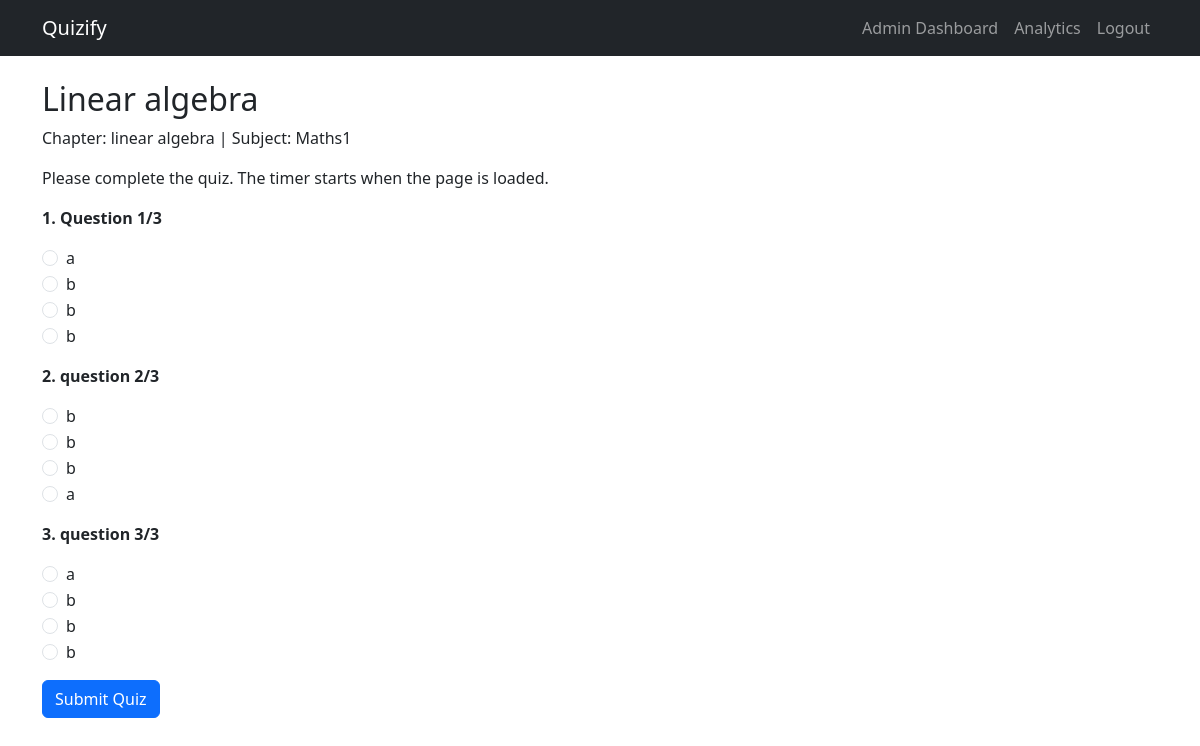
/user/take_quiz/2 (signed in), run on the app's committed database.
### models.py (models this page shows)
class Quiz(db.Model):
    __tablename__ = 'quiz'
    quiz_id = db.Column(db.Integer, primary_key=True)
    quiz_name = db.Column(db.String(50), nullable=False)
    chapter_id = db.Column(db.Integer, db.ForeignKey('chapters.chapter_id'))
    questions = db.relationship('Question', backref='quiz', cascade='all, delete-orphan')

class Chapter(db.Model):
    __tablename__ = 'chapters'
    chapter_id = db.Column(db.Integer, primary_key=True)
    chapter_name = db.Column(db.String(20), nullable=False)
    subject_id = db.Column(db.Integer, db.ForeignKey('subjects.subject_id'))
    quizzes = db.relationship('Quiz', backref=db.backref('chapter', lazy=True))

class Subject(db.Model):
    __tablename__ = 'subjects'
    subject_id = db.Column(db.Integer, primary_key=True)
    subject_name = db.Column(db.String(20), nullable=False)
    degree_id = db.Column(db.Integer, db.ForeignKey('degree_level.degree_id'))
    degree = db.relationship('Degree_level', backref=db.backref('subjects', lazy=True))
    chapters = db.relationship('Chapter', backref=db.backref('subject', lazy=True))

class Question(db.Model):
    __tablename__ = 'questions'
    question_id = db.Column(db.Integer, primary_key=True)
    question = db.Column(db.Text, nullable=False)
    quiz_id = db.Column(db.Integer, db.ForeignKey('quiz.quiz_id'))
    options = db.relationship('Option', backref='question', cascade='all, delete-orphan')

class Option(db.Model):
    __tablename__ = 'options'
    option_id = db.Column(db.Integer, primary_key=True)
    option_text = db.Column(db.Text, nullable=False)  # THIS WAS MISSING
    is_correct = db.Column(db.Boolean, nullable=False)
    question_id = db.Column(db.Integer, db.ForeignKey('questions.question_id'))

### controllers/user.py (the view)
@user.route('/take_quiz/<int:quiz_id>', methods=['GET'])
@login_required
def take_quiz(quiz_id):
    quiz = Quiz.query.get_or_404(quiz_id)
    session['quiz_start_time'] = datetime.datetime.now().isoformat()
    return render_template('user/take_quiz.html', quiz=quiz)

### controllers/user.py (called while the page is built)
def login_required(f):
    @wraps(f)
    def decorated_function(*args, **kwargs):
        if 'user_id' not in session:
            flash('Please log in first.', 'error')
            return redirect(url_for('auth.login'))
        return f(*args, **kwargs)
    return decorated_function

### templates/user/take_quiz.html (shortened to what this page needs)
{% extends 'base.html' %}
{% block content %}
<div class="container mt-4">
    <h2>{{ quiz.quiz_name }}</h2>
    <p>Chapter: {{ quiz.chapter.chapter_name }} | Subject: {{ quiz.chapter.subject.subject_name }}</p>
    <p>Please complete the quiz. The timer starts when the page is loaded.</p>
    <form method="POST" action="{{ url_for('user.submit_quiz', quiz_id=quiz.quiz_id) }}">
        {% for question in quiz.questions %}
        <div class="mb-3">
            <p><strong>{{ loop.index }}. {{ question.question }}</strong></p>
            {% for option in question.options %}
            <div class="form-check">
                <input class="form-check-input" type="radio" name="question_{{ question.question_id }}"
                    id="option_{{ option.option_id }}" value="{{ option.option_id }}">
                <label class="form-check-label" for="option_{{ option.option_id }}">
                    {{ option.option_text }}
                </label>
            </div>
            {% endfor %}
        </div>
        {% endfor %}
        <button type="submit" class="btn btn-primary">Submit Quiz</button>
    </form>
</div>
{% endblock %}

### data on the page
Quiz: quiz_name "Linear algebra"
Chapter: chapter.chapter_name "linear algebra"
Subject: chapter.subject.subject_name "Maths1"
Question: question "Question 1/3"
Option: option_text "a"
Option: option_text "b"
Option: option_text "b"
Option: option_text "b"
Question: question "question 2/3"
Option: option_text "b"
Option: option_text "b"
Option: option_text "b"
Option: option_text "a"
Question: question "question 3/3"
Option: option_text "a"
Option: option_text "b"
Option: option_text "b"
Option: option_text "b"
